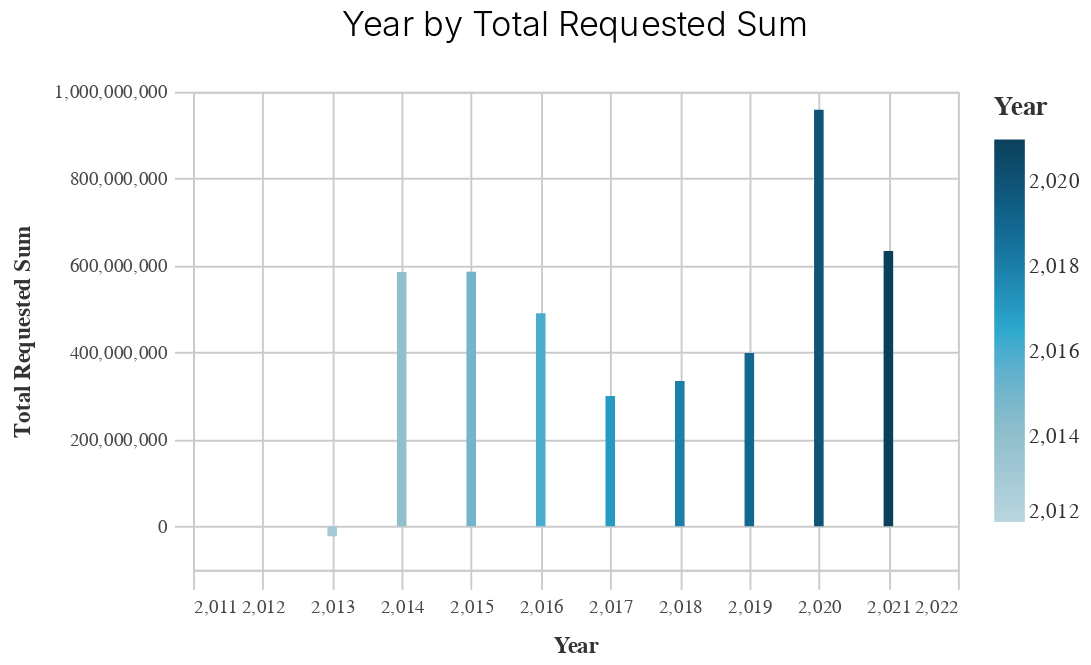

Notebook code for this chart:
### Code cell
basic_bar_chart_test(df_years, 'prepared_y', 'total_requested_sum', 'prepared_y')

### Figure 1 — Vega-Lite specification as saved in the notebook (floating-point values rounded to 4 significant figures)
{"config": {"view": {"continuousWidth": 400, "continuousHeight": 300}, "axis": {"domainColor": "#cbcbcb", "grid": true, "gridColor": "#cbcbcb", "gridWidth": 1, "labelColor": "#474747", "labelFont": "Nunito Sans", "labelFontSize": 10, "labelPadding": 4, "tickColor": "#cbcbcb", "tickSize": 10, "titleColor": "#333", "titleFont": "Raleway", "titleFontSize": 12, "titlePadding": 10}, "axisBand": {"grid": false}, "background": "white", "font": "Raleway", "header": {"labelFont": "Nunito Sans", "titleFont": "Raleway"}, "legend": {"labelColor": "#333", "labelFont": "Nunito Sans", "labelFontSize": 11, "labelLimit": 0, "padding": 1, "symbolSize": 30, "symbolType": "square", "titleColor": "#333", "titleFont": "Raleway", "titleFontSize": 14, "titlePadding": 10}, "title": {"anchor": "middle", "font": "Raleway", "fontSize": 18, "fontWeight": 300, "offset": 20}}, "data": {"name": "data-b359b26a727758728cf84ff33450ee08"}, "mark": "bar", "encoding": {"color": {"field": "prepared_y", "legend": {"title": "Year"}, "scale": {"range": ["#B9D6DF", "#8CBCCB", "#2EA8CE", "#136C97", "#0B405B"]}, "type": "quantitative"}, "x": {"field": "prepared_y", "sort": "-y", "title": "Year", "type": "quantitative"}, "y": {"field": "total_requested_sum", "title": "Total Requested Sum", "type": "quantitative"}}, "height": 250, "title": "Year by Total Requested Sum", "width": 400, "$schema": "https://vega.github.io/schema/vega-lite/v4.17.0.json", "datasets": {"data-b359b26a727758728cf84ff33450ee08": [{"prepared_y": 2021, "dist": 7, "ac_requested_sum": -19830000.0, "fed_requested_sum": 444300000.0, "total_requested_sum": 633700000.0, "ac_requested_mean": -82270.0, "fed_requested_mean": 1844000.0, "total_requested_mean": 2629000.0, "unique_mpo": 2.0, "unique_prefix": 41.0, "unique_primary_agency_name": 62.0, "unique_project_location": 203.0, "unique_project_no": 210.0, "unique_type_of_work": 196.0}, {"prepared_y": 2020, "dist": 7, "ac_requested_sum": -27850000.0, "fed_requested_sum": 418900000.0, "total_requested_sum": 958800000.0, "ac_requested_mean": -87040.0, "fed_requested_mean": 1309000.0, "total_requested_mean": 2996000.0, "unique_mpo": 1.0, "unique_prefix": 44.0, "unique_primary_agency_name": 60.0, "unique_project_location": 277.0, "unique_project_no": 283.0, "unique_type_of_work": 268.0}, {"prepared_y": 2019, "dist": 7, "ac_requested_sum": -12990000.0, "fed_requested_sum": 363300000.0, "total_requested_sum": 398700000.0, "ac_requested_mean": -37450.0, "fed_requested_mean": 1047000.0, "total_requested_mean": 1149000.0, "unique_mpo": 2.0, "unique_prefix": 37.0, "unique_primary_agency_name": 67.0, "unique_project_location": 293.0, "unique_project_no": 304.0, "unique_type_of_work": 285.0}, {"prepared_y": 2018, "dist": 7, "ac_requested_sum": -59150000.0, "fed_requested_sum": 333500000.0, "total_requested_sum": 334600000.0, "ac_requested_mean": -176100.0, "fed_requested_mean": 992600.0, "total_requested_mean": 995900.0, "unique_mpo": 1.0, "unique_prefix": 39.0, "unique_primary_agency_name": 63.0, "unique_project_location": 280.0, "unique_project_no": 294.0, "unique_type_of_work": 267.0}, {"prepared_y": 2017, "dist": 7, "ac_requested_sum": -60400000.0, "fed_requested_sum": 311600000.0, "total_requested_sum": 299700000.0, "ac_requested_mean": -184100.0, "fed_requested_mean": 950000.0, "total_requested_mean": 913700.0, "unique_mpo": 2.0, "unique_prefix": 39.0, "unique_primary_agency_name": 73.0, "unique_project_location": 282.0, "unique_project_no": 296.0, "unique_type_of_work": 266.0}, {"prepared_y": 2016, "dist": 7, "ac_requested_sum": -93840000.0, "fed_requested_sum": 430300000.0, "total_requested_sum": 490400000.0, "ac_requested_mean": -248900.0, "fed_requested_mean": 1144000.0, "total_requested_mean": 1301000.0, "unique_mpo": 2.0, "unique_prefix": 43.0, "unique_primary_agency_name": 76.0, "unique_project_location": 308.0, "unique_project_no": 323.0, "unique_type_of_work": 304.0}, {"prepared_y": 2015, "dist": 7, "ac_requested_sum": 134800000.0, "fed_requested_sum": 259000000.0, "total_requested_sum": 585900000.0, "ac_requested_mean": 364400.0, "fed_requested_mean": 700100.0, "total_requested_mean": 1584000.0, "unique_mpo": 8.0, "unique_prefix": 41.0, "unique_primary_agency_name": 85.0, "unique_project_location": 299.0, "unique_project_no": 312.0, "unique_type_of_work": 269.0}, {"prepared_y": 2014, "dist": 7, "ac_requested_sum": 235000000.0, "fed_requested_sum": 291500000.0, "total_requested_sum": 585100000.0, "ac_requested_mean": 546400.0, "fed_requested_mean": 677900.0, "total_requested_mean": 1361000.0, "unique_mpo": 10.0, "unique_prefix": 42.0, "unique_primary_agency_name": 77.0, "unique_project_location": 362.0, "unique_project_no": 375.0, "unique_type_of_work": 323.0}, {"prepared_y": 2013, "dist": 7, "ac_requested_sum": 28550000.0, "fed_requested_sum": 14650000.0, "total_requested_sum": -23010000.0, "ac_requested_mean": 892200.0, "fed_requested_mean": 457700.0, "total_requested_mean": -719000.0, "unique_mpo": 4.0, "unique_prefix": 20.0, "unique_primary_agency_name": 18.0, "unique_project_location": 30.0, "unique_project_no": 32.0, "unique_type_of_work": 31.0}, {"prepared_y": 2012, "dist": 7, "ac_requested_sum": 0.0, "fed_requested_sum": -109500.0, "total_requested_sum": -123500.0, "ac_requested_mean": 0.0, "fed_requested_mean": -109500.0, "total_requested_mean": -123500.0, "unique_mpo": 1.0, "unique_prefix": 1.0, "unique_primary_agency_name": 1.0, "unique_project_location": 1.0, "unique_project_no": 1.0, "unique_type_of_work": 1.0}]}}
